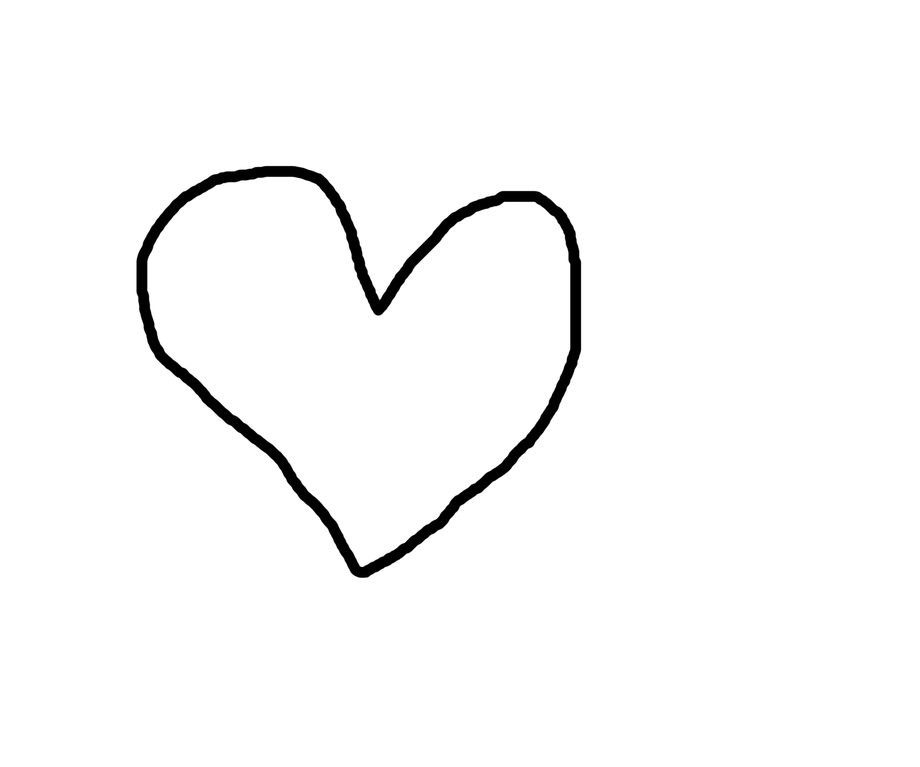
//> input picture pr/heart1.png, 920 x 767 px, shrunk from 2400 x 2000 before the run, given in place of k3_1.pdf, which was not available
$ ./circles   (built with g++ and OpenCV 4)
//> lines starting //> are read from the running program, lines starting //| are printed output that depends on the picture; after the words box and inside, x2 and y2 are one past the last pixel; in counts of white or black regions, pixels touching at a corner belong together; pictures that were not available may be replaced by others from this repository, and a replacement may not be noted
//#include "circles.h"

#include <opencv2/core/utility.hpp>
#include "opencv2/imgproc.hpp"
#include "opencv2/imgcodecs.hpp"
#include "opencv2/highgui.hpp"
#include <cstdio>
#include <iostream>
using namespace cv;
using namespace std;
static void help()
{
    cout << "\nThis program demonstrates the famous watershed segmentation algorithm in OpenCV: watershed()\n"
            "Usage:\n"
            "./watershed [image_name -- default is ../data/fruits.jpg]\n" << endl;
    cout << "Hot keys: \n"
        "\tESC - quit the program\n"
        "\tr - restore the original image\n"
        "\tw or SPACE - run watershed segmentation algorithm\n"
        "\t\t(before running it, *roughly* mark the areas to segment on the image)\n"
        "\t  (before that, roughly outline several markers on the image)\n";
}
Mat markerMask, img;
Point prevPt(-1, -1);
static void onMouse( int event, int x, int y, int flags, void* )
{
    if( x < 0 || x >= img.cols || y < 0 || y >= img.rows )
        return;
    if( event == EVENT_LBUTTONUP || !(flags & EVENT_FLAG_LBUTTON) )
        prevPt = Point(-1,-1);
    else if( event == EVENT_LBUTTONDOWN )
        prevPt = Point(x,y);
    else if( event == EVENT_MOUSEMOVE && (flags & EVENT_FLAG_LBUTTON) )
    {
        Point pt(x, y);
        if( prevPt.x < 0 )
            prevPt = pt;
        line( markerMask, prevPt, pt, Scalar::all(255), 5, 8, 0 );
        line( img, prevPt, pt, Scalar::all(255), 5, 8, 0 );
        prevPt = pt;
        imshow("image", img);
    }
}

int main( int argc, char** argv )
{
    cv::CommandLineParser parser(argc, argv, "{help h | | }{ @input | k3_1.pdf | }");
    if (parser.has("help"))
    {
        help();
        return 0;
    }
    string filename = parser.get<string>("@input");
    Mat img0 = imread(filename, 1), imgGray;
//> img0 is the input picture: 767 rows x 920 cols, CV_8UC3; min 0, max 255, mean 249.3
    if( img0.empty() )
    {
        cout << "Couldn'g open image " << filename << ". Usage: watershed <image_name>\n";
        return 0;
    }
    help();
    //namedWindow( "image", 1 );
    img0.copyTo(img);
    cvtColor(img, markerMask, COLOR_BGR2GRAY);
    cvtColor(markerMask, imgGray, COLOR_GRAY2BGR);
    markerMask = Scalar::all(0);
    //imshow( "image", img );
    setMouseCallback( "image", onMouse, 0 );
    for(;;)
    {
        char c = (char)waitKey(0);
//> the key 'r' is pressed
//> the left mouse button is pressed at (230, 191)
//> the mouse is dragged to (460, 383)
//> call 2 of onMouse, with event = 0, x = 460, y = 383, flags = 1
//> in onMouse (call 2), `line( markerMask, prevPt, pt, Scalar::all(255), 5, 8, 0 );`:
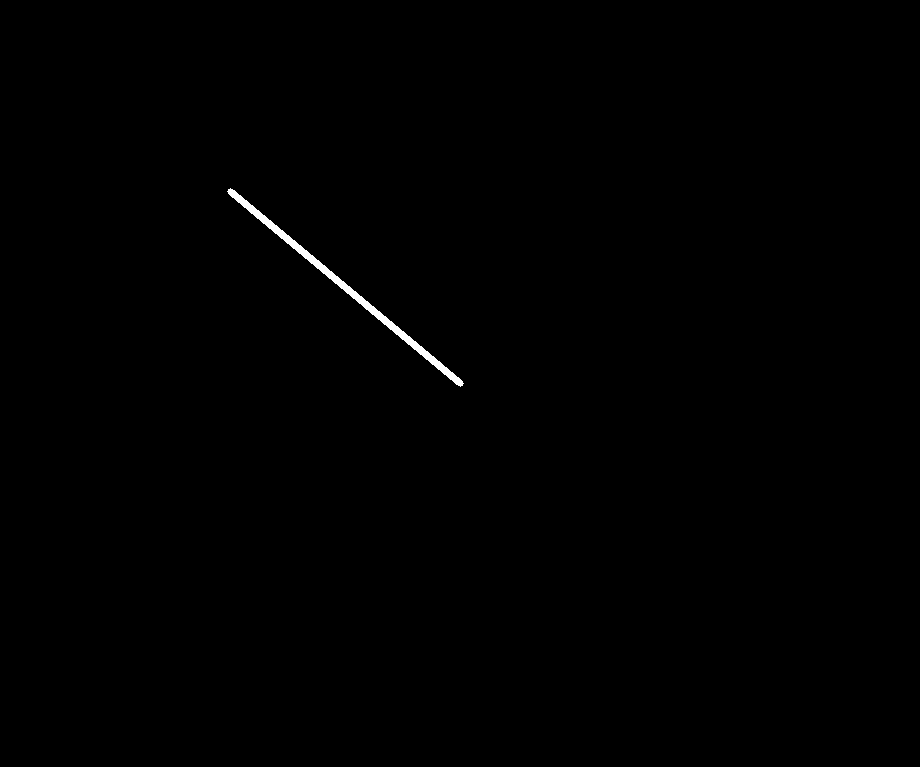
//> markerMask: 767 rows x 920 cols, CV_8UC1; 0.3% white; 1 white region, box (x1, y1, x2, y2) and area: (227, 188, 464, 387) 2087
//> in onMouse (call 2), `line( img, prevPt, pt, Scalar::all(255), 5, 8, 0 );`: img: 767 rows x 920 cols, CV_8UC3; 104 pixels changed, all inside (x1, y1, x2, y2) = (365, 300, 384, 318)
//> the mouse is dragged to (690, 575)
//> call 3 of onMouse, with event = 0, x = 690, y = 575, flags = 1
//> in onMouse (call 3), `line( markerMask, prevPt, pt, Scalar::all(255), 5, 8, 0 );`:
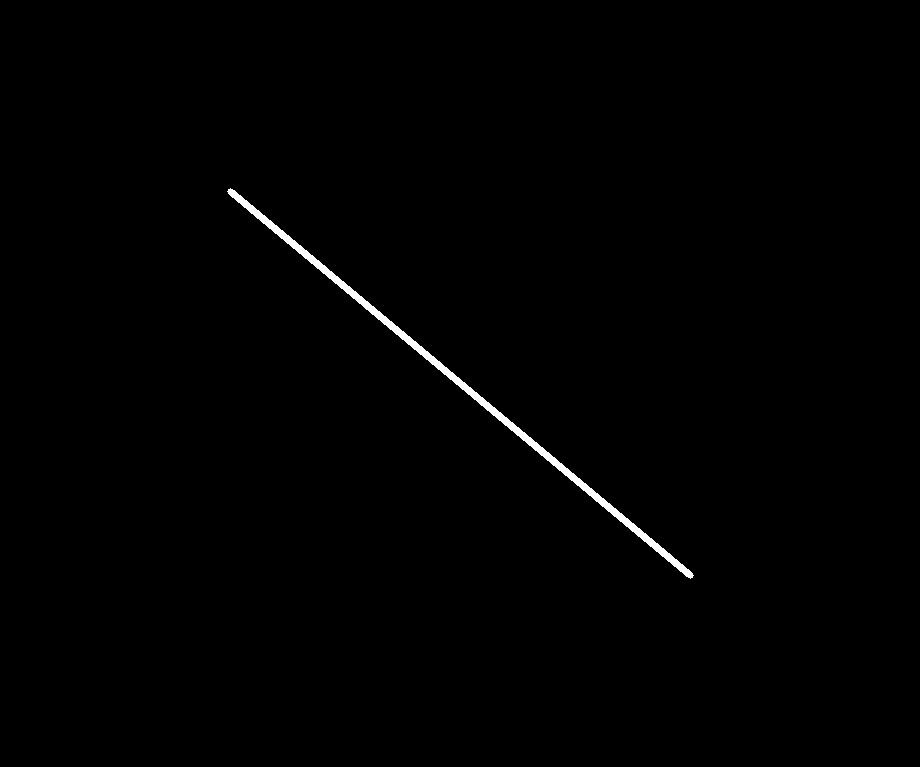
//> markerMask: 767 rows x 920 cols, CV_8UC1; 0.59% white; 1 white region
//> in onMouse (call 3), `line( img, prevPt, pt, Scalar::all(255), 5, 8, 0 );`: img: 767 rows x 920 cols, CV_8UC3; min 0, max 255, mean 249.3
//> the button is released at (690, 575)
        if( c == 27 )
            break;
        if( c == 'r' )
        {
            markerMask = Scalar::all(0);
            img0.copyTo(img);
            imshow( "image", img );
        }
        if( c == 'w' || c == ' ' )
        {
            int i, j, compCount = 0;
            vector<vector<Point> > contours;
            vector<Vec4i> hierarchy;
            findContours(markerMask, contours, hierarchy, RETR_CCOMP, CHAIN_APPROX_SIMPLE);
            if( contours.empty() )
                continue;
            Mat markers(markerMask.size(), CV_32S);
            markers = Scalar::all(0);
            int idx = 0;
            for( ; idx >= 0; idx = hierarchy[idx][0], compCount++ )
                drawContours(markers, contours, idx, Scalar::all(compCount+1), -1, 8, hierarchy, INT_MAX);
//> markers: 767 rows x 920 cols, CV_32SC1; values 0 (black) and 1 (white), 0.59% white; 1 white region, box (x1, y1, x2, y2) and area: (227, 188, 694, 579) 4145
//> after the loop, idx = -1; compCount = 1
//		idx++;
//std::cout << hierarchy[idx][0] << std::endl;
            if( compCount == 0 )
                continue;
            vector<Vec3b> colorTab;
            for( i = 0; i < compCount; i++ )
            {
                int b = theRNG().uniform(0, 255);
                int g = theRNG().uniform(0, 255);
                int r = theRNG().uniform(0, 255);
                colorTab.push_back(Vec3b((uchar)b, (uchar)g, (uchar)r));
            }
            double t = (double)getTickCount();
            watershed( img0, markers );
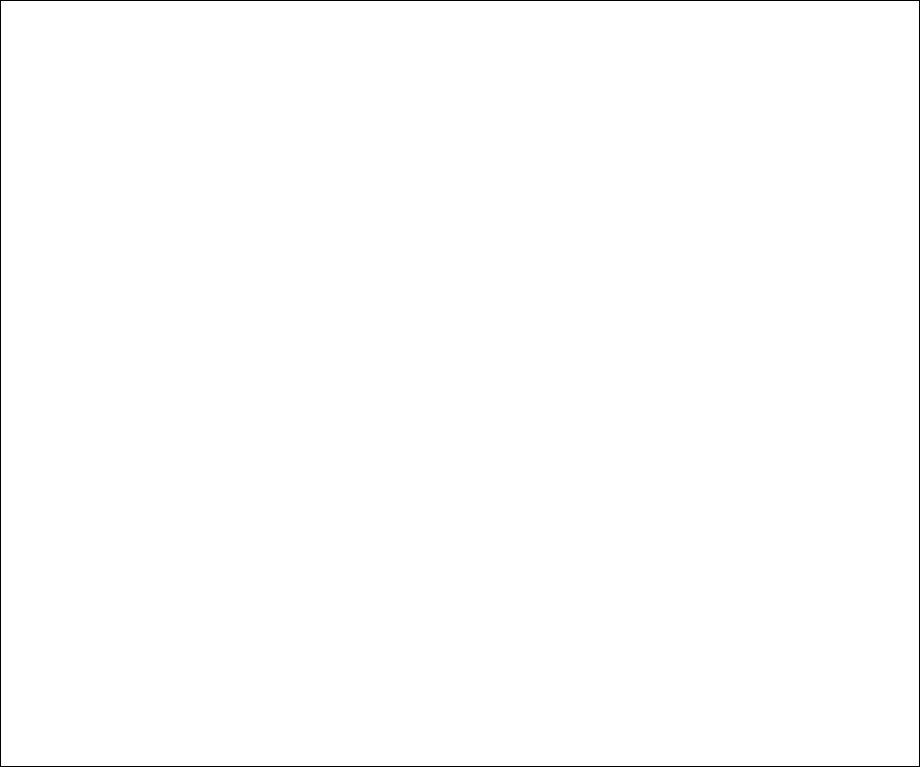
//> markers: 767 rows x 920 cols, CV_32SC1; values -1 (black) and 1 (white), 99.5% white; black in thin lines or dots
            t = (double)getTickCount() - t;
            printf( "execution time = %gms\n", t*1000./getTickFrequency() );
            Mat wshed(markers.size(), CV_8UC3);
            // paint the watershed image
            for( i = 0; i < markers.rows; i++ )
                for( j = 0; j < markers.cols; j++ )
                {
                    int index = markers.at<int>(i,j);
                    if( index == -1 )
                        wshed.at<Vec3b>(i,j) = Vec3b(255,255,255);
                    else if( index <= 0 || index > compCount )
                        wshed.at<Vec3b>(i,j) = Vec3b(0,0,0);
                    else
                        wshed.at<Vec3b>(i,j) = colorTab[index - 1];
                }
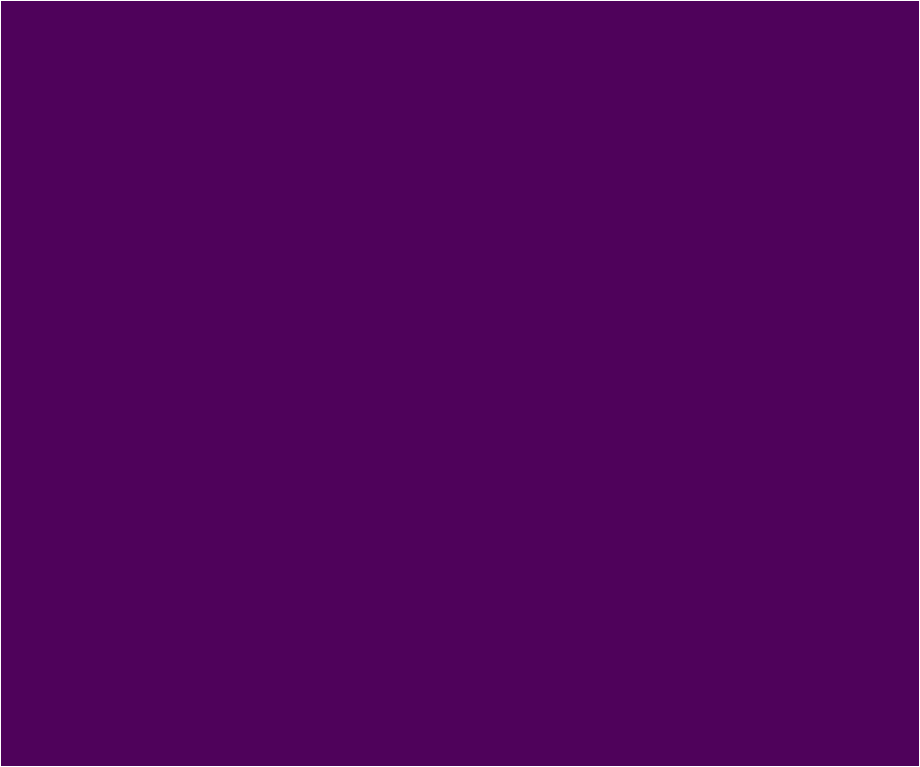
//> wshed: 767 rows x 920 cols, CV_8UC3; mean B, G, R 91.8, 3.2, 79.8
            wshed = wshed*0.5 + imgGray*0.5;
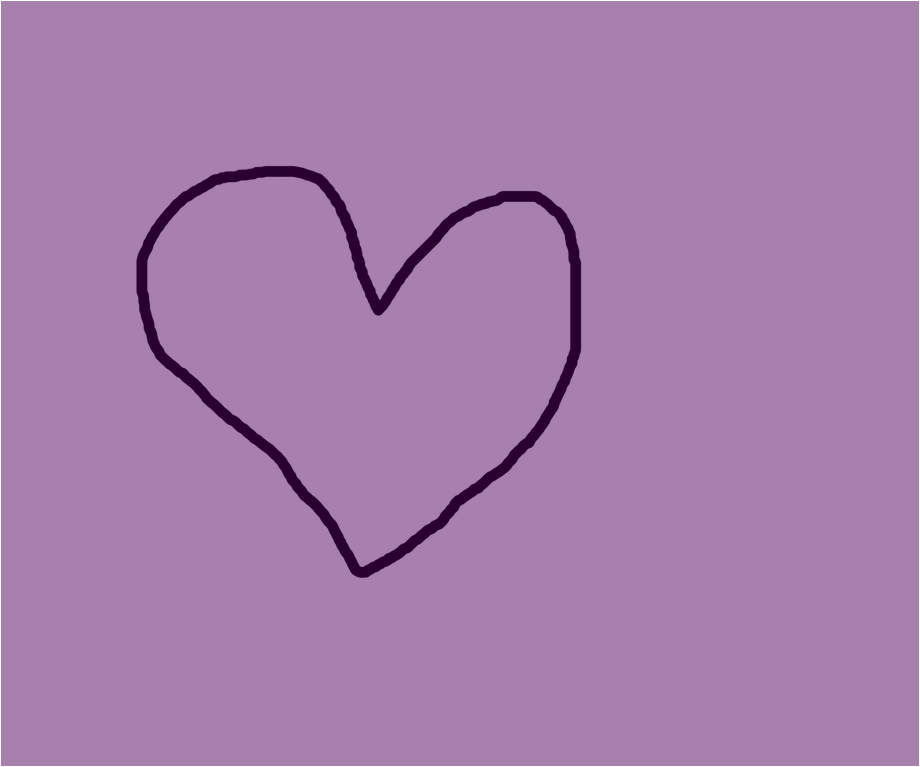
//> wshed: 767 rows x 920 cols, CV_8UC3; mean B, G, R 170.5, 125.8, 164.6
            //imshow( "watershed transform", wshed );
	    //imwrite("im.jpg", wshed);
        }
    }
    return 0;
}

$ run again, on pr/heart2.png
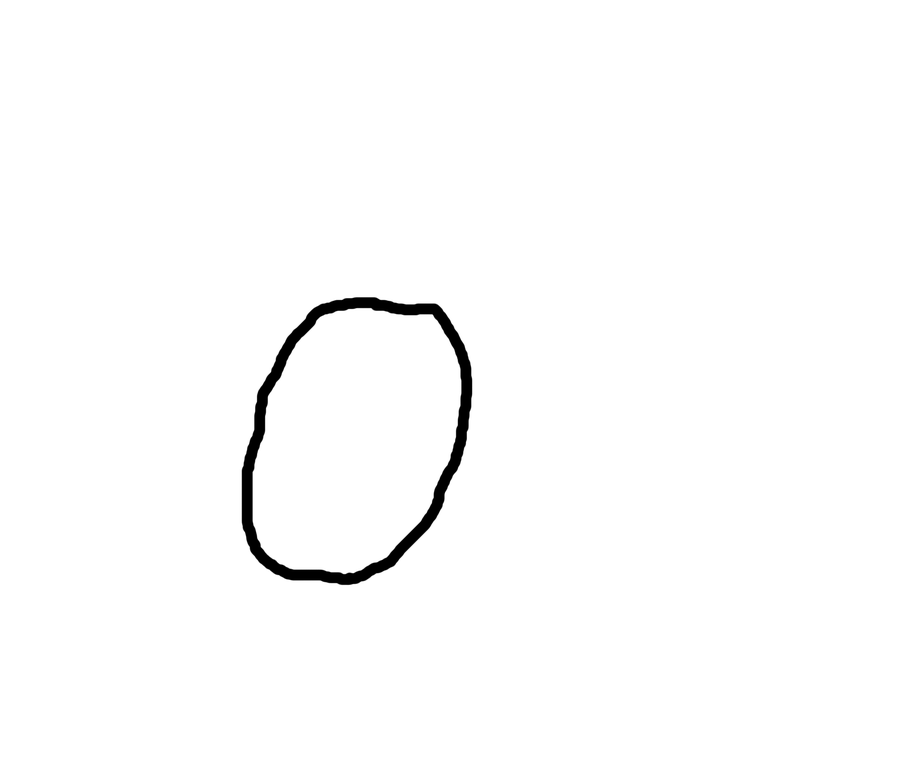
//> input picture pr/heart2.png, 920 x 767 px, shrunk from 2400 x 2000 before the run, given in place of k3_1.pdf, which was not available
//> img0 is the input picture: 767 rows x 920 cols, CV_8UC3; min 0, max 255, mean 251.8
//> img: 767 rows x 920 cols, CV_8UC3; 184 pixels changed, all inside (x1, y1, x2, y2) = (350, 295, 464, 386)
//> img: 767 rows x 920 cols, CV_8UC3; min 0, max 255, mean 251.9
//> `wshed = wshed*0.5 + imgGray*0.5;`:
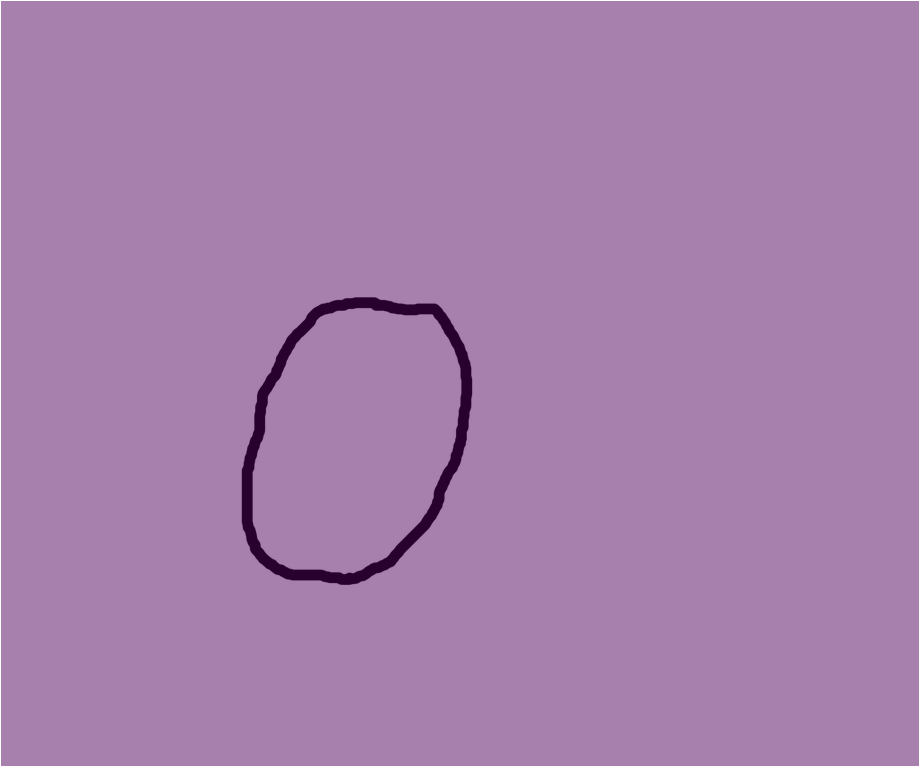
//> wshed: 767 rows x 920 cols, CV_8UC3; mean B, G, R 171.8, 127, 165.8

$ run again, on pr/im1.png
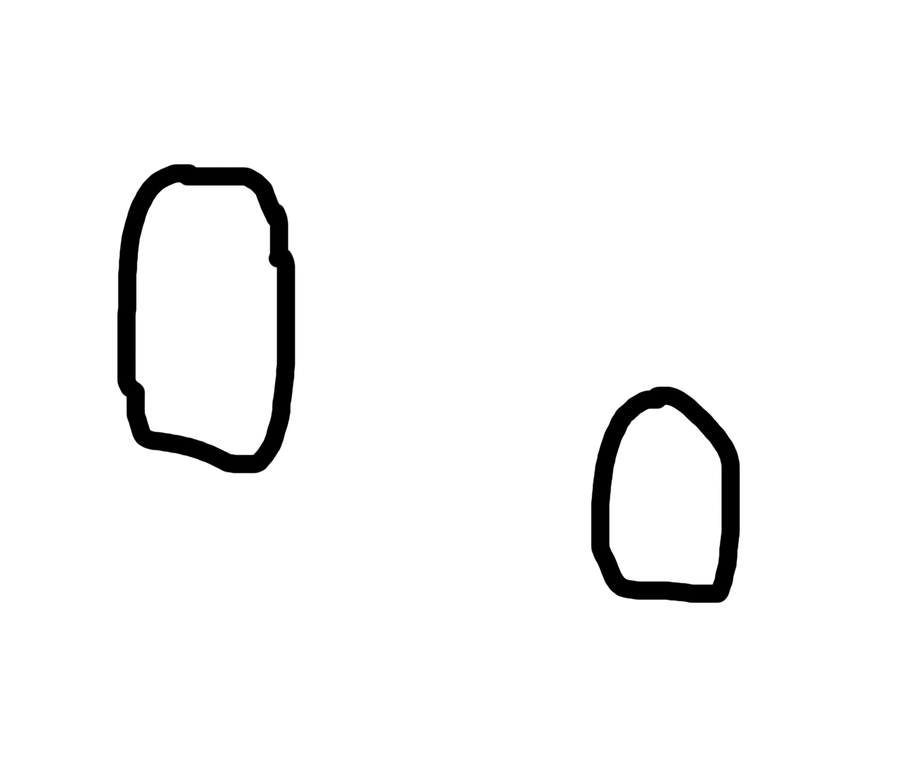
//> input picture pr/im1.png, 920 x 767 px, shrunk from 2400 x 2000 before the run, given in place of k3_1.pdf, which was not available
//> img0 is the input picture: 767 rows x 920 cols, CV_8UC3; min 0, max 255, mean 246.2
//> img: 767 rows x 920 cols, CV_8UC3; 234 pixels changed, all inside (x1, y1, x2, y2) = (260, 212, 291, 246)
//> img: 767 rows x 920 cols, CV_8UC3; min 0, max 255, mean 246.3
//> `wshed = wshed*0.5 + imgGray*0.5;`:
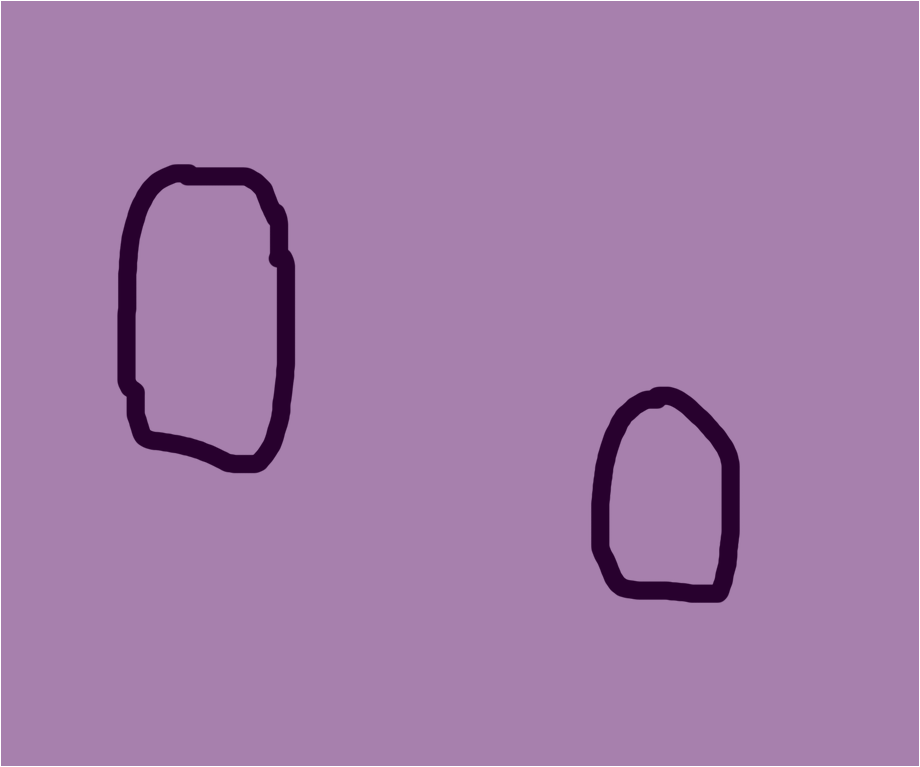
//> wshed: 767 rows x 920 cols, CV_8UC3; mean B, G, R 169, 124.2, 163
